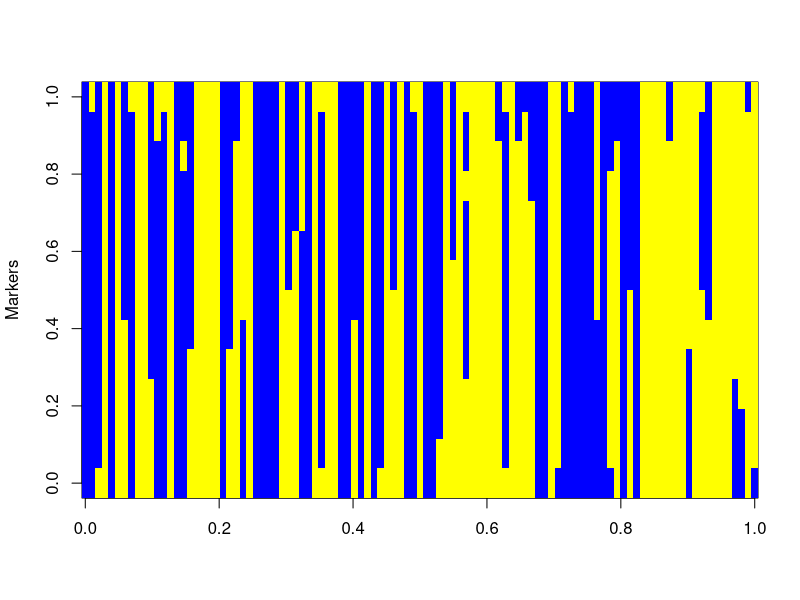
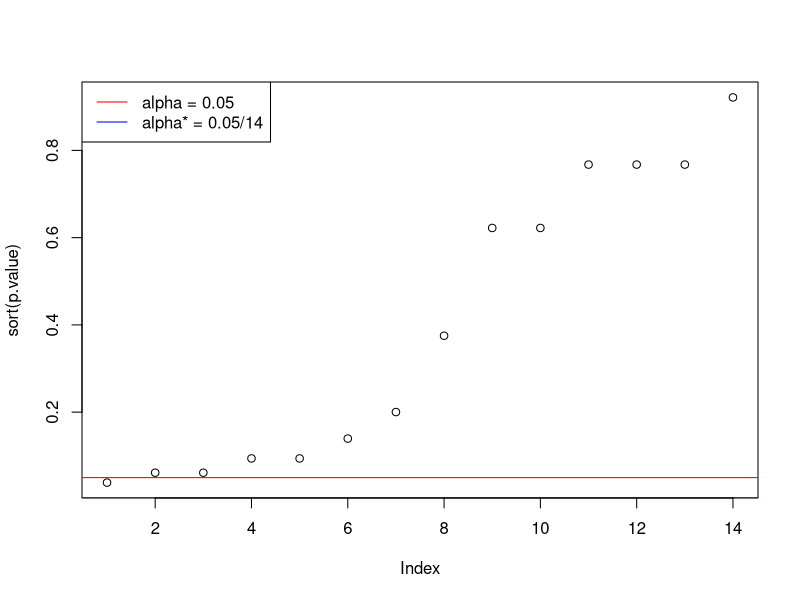
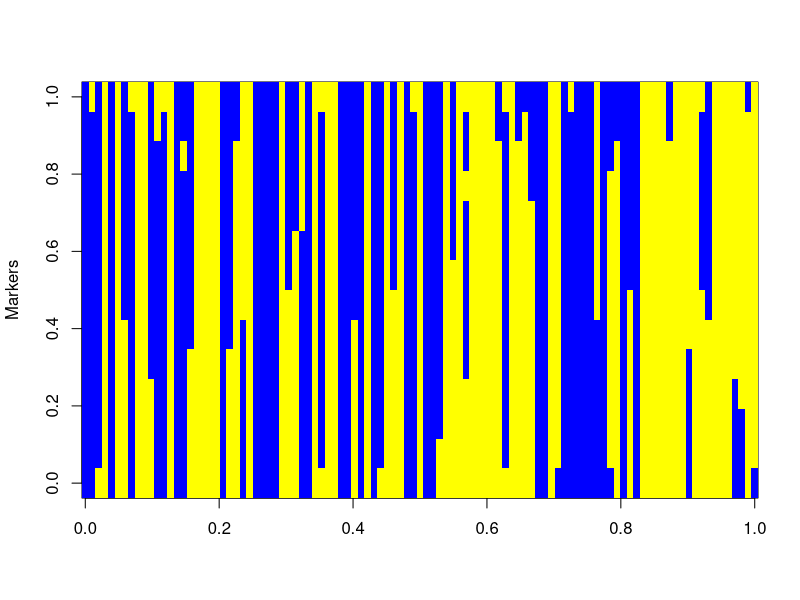
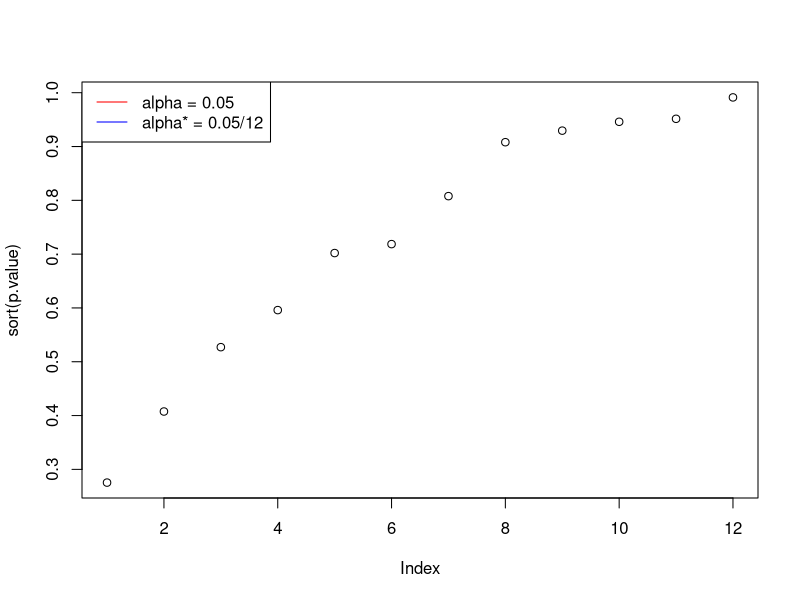

These charts were generated, in order, by the following R code:
## ---- chunk 1
knitr::opts_chunk$set(echo = TRUE)
## ---- chunk 2
library(dplyr)
Ms<-read.csv("mouse.csv",header=T)
Ms<-Ms[-c(1),]
attach(Ms)
Ms<-subset(Ms,select=-BW);Ms
detach(Ms)
## ---- chunk 3
exp<-c(0.5,0.5)
p.value<-rep(NA,14)
for (m in 1:14){
  obs<- table( Ms[,m] )
  p.value[m]<-chisq.test(x=obs,p=exp,correct=T)$p.value
}
p.value[m]
## ---- chunk 4
image(as.matrix(Ms),ylab="Markers",Xlab="Individual",col=c("yellow","blue"))
## ---- chunk 5
table(p.value<0.05)
table(p.value<0.05/14)
plot(sort(p.value))
abline(h = c(0.05, 0.05/14), col = c("red", "blue"))
legend("topleft", legend=c("alpha = 0.05", "alpha* = 0.05/14"), col=c("red", "blue"), lty=1)

## ---- chunk 6
Ma<-read.csv("maize.csv",header=T)
Ma<-Ma[-c(1,14)]
## ---- chunk 7
exp<-c(0.25,0.5,0.25)
p.value<-rep(NA,12)
for (n in 1:12){
  obs<- table( Ma[,n] )
  p.value[n]<-chisq.test(x=obs,p=exp,correct=T)$p.value
}
p.value[n]
## ---- chunk 8
image(as.matrix(Ms),ylab="Markers",Xlab="Individual",col=c("yellow","blue"))
## ---- chunk 9
table(p.value<0.05)
table(p.value<0.05/12)
plot(sort(p.value))
abline(h = c(0.05, 0.05/12), col = c("red", "blue"))
legend("topleft", legend=c("alpha = 0.05", "alpha* = 0.05/12"), col=c("red", "blue"), lty=1)
